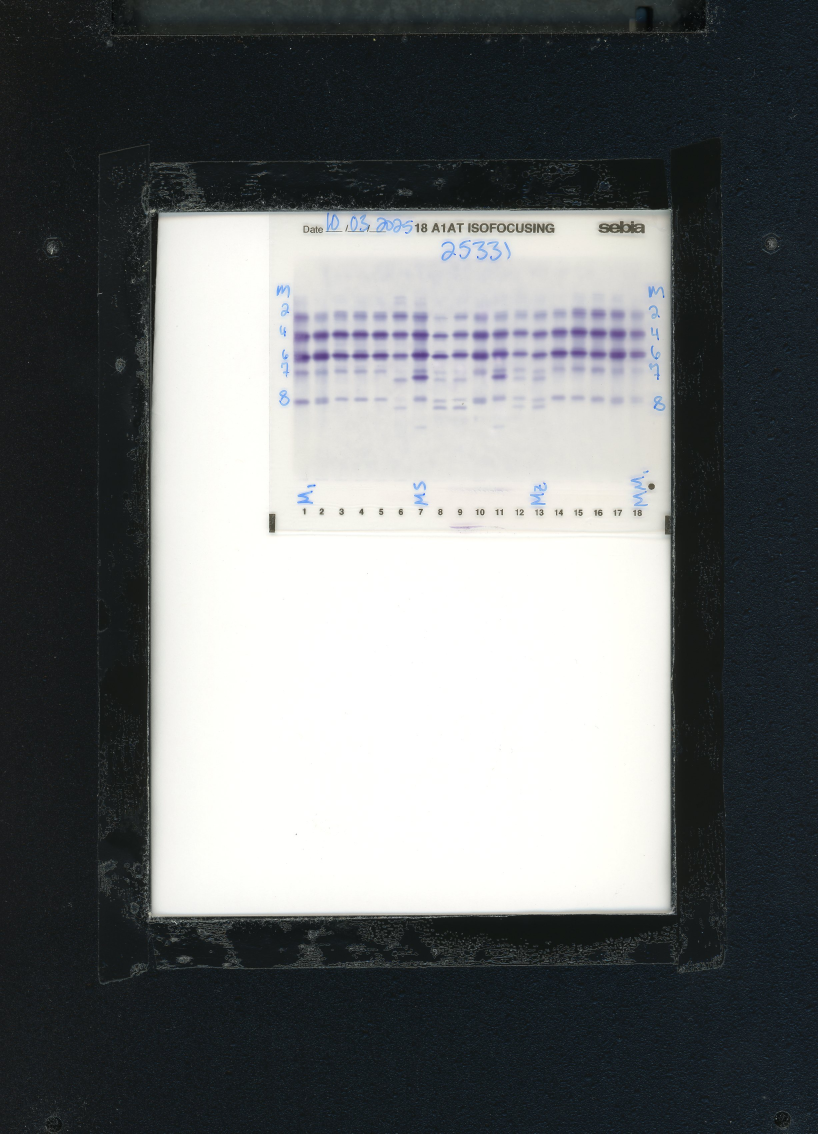
#> input picture gel_scans/25331.jpg, 2454 x 3401 px, found by its file name (shown at 1/3 size)
$ python PreProcess_Gels.py
#> lines starting #> are read from the running program, lines starting #| are printed output that depends on the picture; after the words box and inside, x2 and y2 are one past the last pixel; in counts of white or black regions, pixels touching at a corner belong together
### function_file.py
# function_file.py

import os
import pandas as pd
import numpy as np
import cv2
from scipy import ndimage
from scipy.signal import find_peaks
import matplotlib.pyplot as plt

# ------------------------------------------------------------
# 1. PREPROCESS GEL IMAGE
# ------------------------------------------------------------
# [160 lines left out: functions preprocess_gel, remove_small_components, detect_lanes, detect_lanes_peaks, detect_lanes_adaptive, extract_lane_traces, not called in this run]

### plot_GelVisualization_functions.py
# plot_GelVisualization_functions.py

import os
import math
import matplotlib.pyplot as plt

# [139 lines left out: functions plot_all_lanes, plot_lanes_grid, plot_single_lane, lane_overlay_side_by_side, visualize_lane_detection, not called in this run]

### PreProcess_Gels.py
# ---------------------
# ---- Check if imports are installed -> if Not install them ------
# ---------------------
import importlib
import subprocess
import sys


def install_if_missing(package):
    """Check if a package is installed, and install it if not."""
    try:
        importlib.import_module(package)
    except ImportError:
        print(f"📦 Installing missing package: {package}")
        subprocess.check_call([sys.executable, "-m", "pip", "install", package])

for pkg in ["matplotlib", "numpy", "pandas",
    "opencv-python", "Pillow", "PYMIC", "torch",
    "scikit-image", "scikit-learn",
    "tensorboard", "torchvision"]:

    install_if_missing(pkg)

# ---------------------
# ---- Import required packages ------
# ---------------------

import os
import pandas as pd
import numpy as np
import cv2
import math
import importlib # used to reload my other files of function
import matplotlib.pyplot as plt
import matplotlib.patches as patches

# ---------------------
# ---- Define Project Directories ------
# ---------------------

# projectdirect = "C:/Users/M297055/OneDrive - Mayo Clinic/Documents/Research/"
projectdirect = "/Users/cvieni/Documents/Pathology/alpha1Gels_VB"
working_direct = projectdirect
# working_direct = os.path.join(projectdirect, "Wilrich_alpha1_Isofocus_machinelearning/")
# C:/Users/M297055/OneDrive - Mayo Clinic/Documents/Research/Wilrich_alpha1_Isofocus_machinelearning/gel_scans

img_direct = os.path.join(working_direct, "gel_scans/")
output_direct = os.path.join(working_direct, "output_pngs/")


test_image = "25331.jpg"  # Change this to your PDF file
test_img_path = os.path.join(img_direct, test_image)

test_image = cv2.imread(test_img_path, cv2.IMREAD_GRAYSCALE)
#> test_image: shape (3401, 2454); min 0, max 255, mean 110.7

y_start, y_end = 800, 1400
x_start, x_end = 850, 1960
gel_crop = test_image[y_start:y_end, x_start:x_end]

# ------------------------------------------------------
#  Uncomment to see the Loaded & Cropped Images ----------
# ------------------------------------------------------
# # Check if image is properly loaded -----
# if test_image is None:
#     raise FileNotFoundError(f"Could not load: {test_img_path}")

# # Show the full image
# plt.imshow(test_image, cmap="gray")
# plt.title("Loaded Test Image")
# plt.axis("off")
# plt.show()
# # --------------------

# # Crop the image to improve alignment for lane calling: ----------
# plt.figure(figsize=(8, 10))
# plt.imshow(gel_crop, cmap="gray", aspect='auto')
# plt.title("Cropped Gel Region")
# plt.axis("off")
# plt.show()
# ------------------------------------------------------
# ------------------------------------------------------
# ------------------------------------------------------


# ============================================================
# ============================================================
# MAIN: LOAD IMAGE → PROCESS → DETECT LANES → PLOT TRACE
# ============================================================
# ============================================================


# ---------------------
# ---- Load function File ------
# ---------------------
import function_file
importlib.reload(function_file)

import plot_GelVisualization_functions as viz
importlib.reload(viz)


# ---------------------
# ---- Run preprocessing ----
# ---------------------
proc, bg = function_file.preprocess_gel(gel_crop)
proc_clean = function_file.remove_small_components(proc)
#> in remove_small_components, `bin_img = img > 0`:
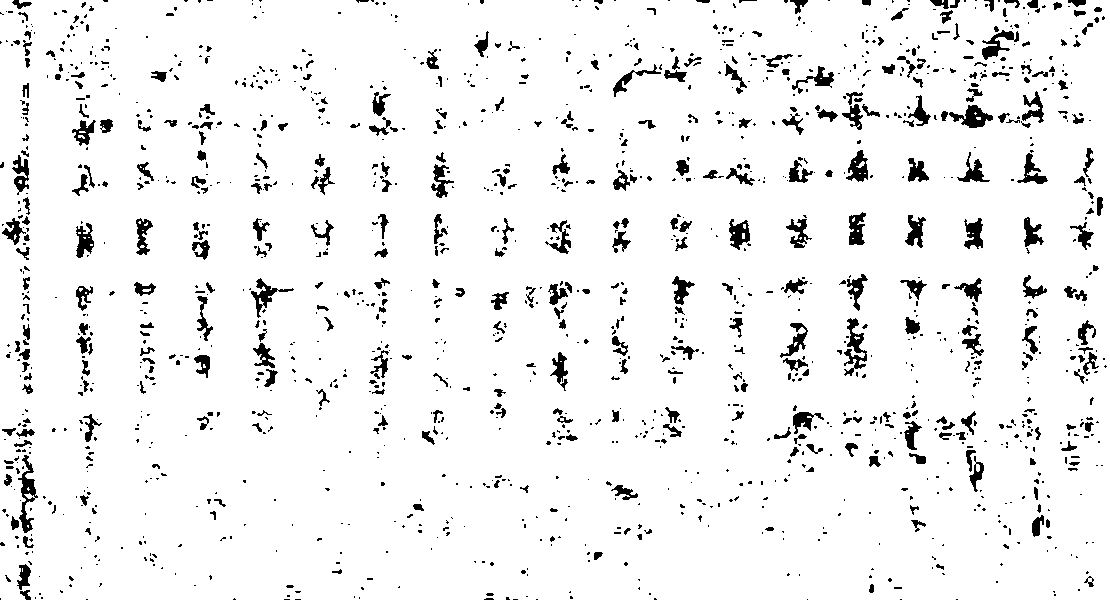
#> bin_img: shape (600, 1110) bool; 93.8% white; 1513 black regions (1103 under 20 px), largest, box (x1, y1, x2, y2) and area: (18, 455, 38, 533) 566, (844, 318, 867, 376) 552, (949, 105, 993, 128) 494
#> in remove_small_components, `labeled, num = ndimage.label(bin_img, structure)`:
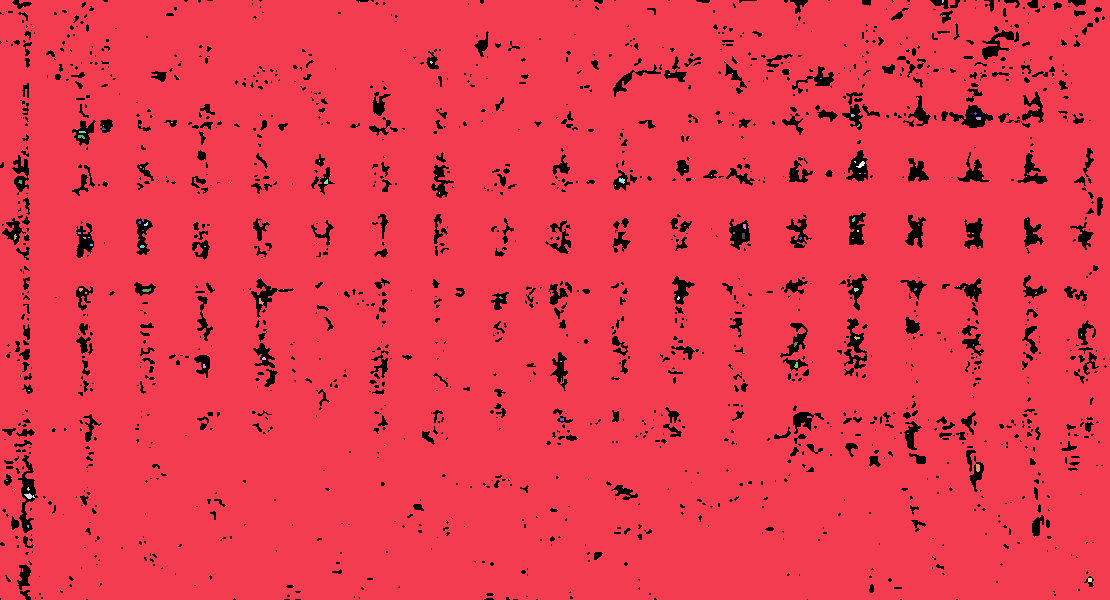
#> labeled: shape (600, 1110) int32; 87 distinct labels, from 0 to 86; one colour per label, 0 black
#> in remove_small_components, `labeled, num = ndimage.label(bin_img, structure)`: num = 86
#> after the loop in remove_small_components, `for i in range(1, num + 1):`: cleaned: shape (600, 1110) bool; 93.8% white; 1513 black regions (1103 under 20 px), largest, box (x1, y1, x2, y2) and area: (18, 455, 38, 533) 578, (844, 318, 867, 376) 552, (949, 105, 993, 128) 499
proc = cv2.equalizeHist(proc)  # after preprocessing
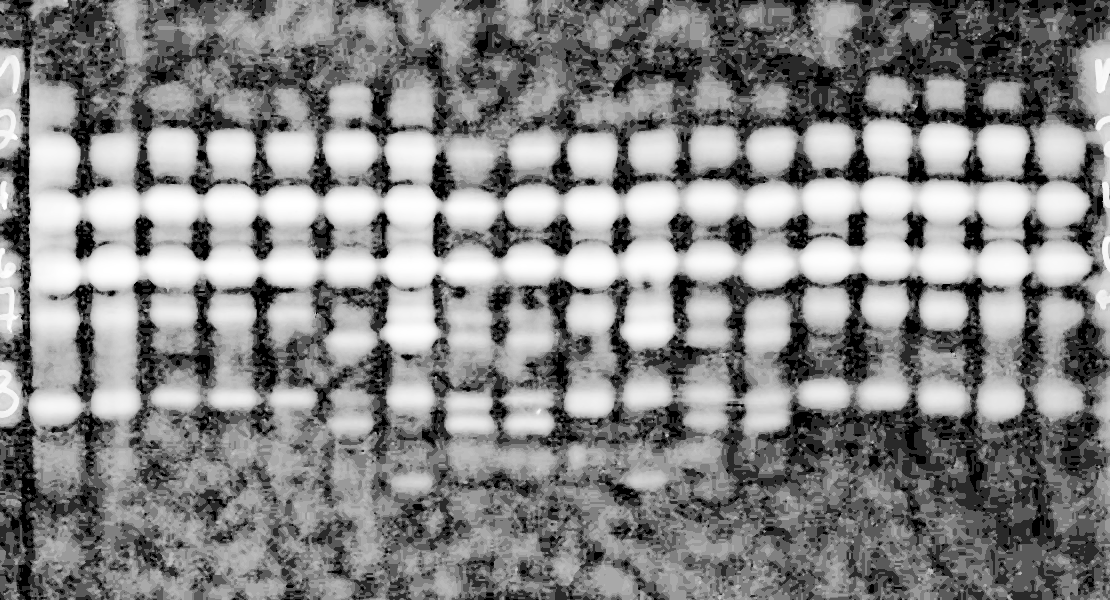
#> proc: shape (600, 1110); min 0, max 255, mean 131.8

# ---------------------
# ---- Run preprocessing ----
# ---------------------
proc, bg = function_file.preprocess_gel(gel_crop)
proc_clean = function_file.remove_small_components(proc)
proc = cv2.equalizeHist(proc)  # optional histogram equalization

# ---------------------
# ---- Detect lanes ----
# ---------------------
#  Threshold method
lanes_thresh, col_profile_thresh = function_file.detect_lanes(proc_clean)
#> in detect_lanes, `col_profile = processed_img.mean(axis=0)`: col_profile = 1110 values, max 22.64 at index 418, min 0.617 at index 27, mean 10.62
#> in detect_lanes, `col_norm = col_profile / col_profile.max()`: col_norm = 1110 values, max 1 at index 418, min 0.0272 at index 27, mean 0.469
#> the loop in detect_lanes, `for i, val in enumerate(lane_mask):` made 1110 passes
#> after the loop in detect_lanes, `for i, val in enumerate(lane_mask):`: lanes = [(30, 79), (90, 138), (148, 197), (208, 256), (267, 316), (327, 375), (387, 436), (447, 494), (507, 555), (567, 616), (626, 675), (689, 732), (747, 791), (805, 851), (864, 909), (921, 968), (981, 1025), (1041, 1081)]; start = 1096
#> lanes_thresh has the same summary as lanes in detect_lanes; col_profile_thresh has the same summary as col_profile in detect_lanes
traces_thresh = function_file.extract_lane_traces(proc_clean, lanes_thresh)
#> the loop in extract_lane_traces, `for (x1, x2) in lanes:` made 18 passes
#> after the loop in extract_lane_traces, `for (x1, x2) in lanes:`: traces = 18 items
#> traces_thresh = 18 items

# Peak method
lanes_peak, col_profile_peak = function_file.detect_lanes_peaks(proc_clean)
#> in detect_lanes_peaks, `min_height = min_height_ratio * col_profile.max()`: min_height = 4.53
#> in detect_lanes_peaks, `peaks, _ = find_peaks(col_profile, height=min_height, distance=distance)`: peaks = 20 values from 4 to 1107
#> the loop in detect_lanes_peaks, `for peak in peaks:` made 20 passes
#> after the loop in detect_lanes_peaks, `for peak in peaks:`: lanes = [(0, 14), (50, 70), (112, 132), (172, 192), (216, 236), (274, 294), (333, 353), (408, 428), (452, 472), (528, 548), (589, 609), (648, 668), (695, 715), (758, 778), (823, 843), (873, 893), (930, 950), (998, 1018), (1045, 1065), (1097, 1110)]
#> lanes_peak has the same summary as lanes in detect_lanes_peaks; col_profile_peak has the same summary as col_profile in detect_lanes
traces_peak = function_file.extract_lane_traces(proc_clean, lanes_peak)
#> the loop in extract_lane_traces (call 2), `for (x1, x2) in lanes:` made 20 passes
#> traces_peak = 20 items

# Adaptive threshold method
lanes_adapt, col_profile_adapt = function_file.detect_lanes_adaptive(proc_clean)
#> in detect_lanes_adaptive, `adaptive = cv2.adaptiveThreshold( proc_8bit, 255, cv2.ADAPTIVE_THRESH_..`:
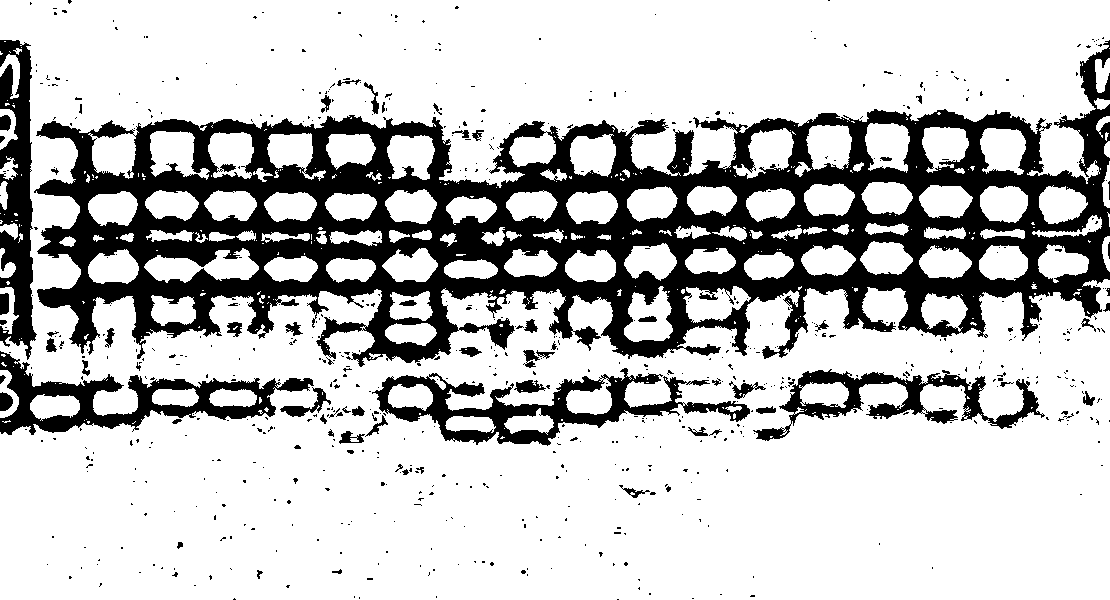
#> adaptive: shape (600, 1110); 76.3% white; 698 black regions (626 under 20 px), largest, box (x1, y1, x2, y2) and area: (34, 40, 1110, 367) 121668, (372, 368, 750, 446) 8530, (0, 351, 314, 435) 7924
#> in detect_lanes_adaptive, `col_sum = adaptive.sum(axis=0)`: col_sum = 1110 values, max 145860 at index 36, min 58905 at index 26, mean 116686.9
#> the loop in detect_lanes_adaptive, `for i, val in enumerate(lane_mask):` made 1110 passes
#> after the loop in detect_lanes_adaptive, `for i, val in enumerate(lane_mask):`: lanes = []; start = 0
#> lanes_adapt = [(0, 1110)]; col_profile_adapt has the same summary as col_sum in detect_lanes_adaptive
traces_adapt = function_file.extract_lane_traces(proc_clean, lanes_adapt)
#> traces_adapt = 1 item

print("Threshold lanes:", lanes_thresh)
#> (printed output is left out)
print("Peak lanes:", lanes_peak)
#> (printed output is left out)
print("Adaptive lanes:", lanes_adapt)
#| Adaptive lanes: [(0, 1110)]

# ---------------------
# ---- VISUALIZE: Threshold method ----
# ---------------------
viz.plot_all_lanes(traces_thresh, output_direct, prefix="thresh_")
#> the loop in plot_all_lanes, `for i, trace in enumerate(traces):` made 18 passes
viz.plot_lanes_grid(traces_thresh, output_direct, rows=2, prefix="thresh_")
#> in plot_lanes_grid, `num_lanes = len(traces)`: num_lanes = 18
#> in plot_lanes_grid, `cols = math.ceil(num_lanes / rows)`: cols = 9
#> the loop in plot_lanes_grid, `for i, trace in enumerate(traces):` made 18 passes
viz.plot_single_lane(traces_thresh, lane_index=1, output_direct=output_direct, prefix="thresh_")
#> in plot_single_lane, `lane_trace = traces[lane_index]`: lane_trace = 600 values, max 104.4 at index 270, min 1.19 at index 121, mean 14.86
viz.lane_overlay_side_by_side(
    gel_img=gel_crop,
    traces=traces_thresh,
    lanes=lanes_thresh,
    lane_index=1,
    output_direct=output_direct,
    prefix="thresh_"
)
#> in lane_overlay_side_by_side, `lane_pos = lanes[lane_index]`: lane_pos = (90, 138)
#> in lane_overlay_side_by_side, `trace_scaled = (lane_trace - lane_trace.min()) / (lane_trace.max() - l..`: trace_scaled = 600 values, max 1 at index 270, min 0 at index 121, mean 0.132
#> in lane_overlay_side_by_side, `trace_scaled = trace_scaled * gel_img.shape[1]`: trace_scaled = 600 values, max 1110 at index 270, min 0 at index 121, mean 147.1
#> in lane_overlay_side_by_side, `x_start, x_end = lane_pos`: x_start = 90; x_end = 138
viz.visualize_lane_detection(
    gel_img=gel_crop,
    lanes=lanes_thresh,
    output_direct=output_direct,
    prefix="thresh_"
)
#> the loop in visualize_lane_detection, `for (x1, x2) in lanes:` made 18 passes

# ---------------------
# ---- VISUALIZE: Peak method ----
# ---------------------
viz.plot_all_lanes(traces_peak, output_direct, prefix="peak_")
#> the loop in plot_all_lanes (call 2), `for i, trace in enumerate(traces):` made 20 passes
viz.plot_lanes_grid(traces_peak, output_direct, rows=2, prefix="peak_")
#> the loop in plot_lanes_grid (call 2), `for i, trace in enumerate(traces):` made 20 passes
viz.plot_single_lane(traces_peak, lane_index=1, output_direct=output_direct, prefix="peak_")
#> call 2 of plot_single_lane, with lane_index = 1, prefix = 'peak_'
#> in plot_single_lane (call 2), `lane_trace = traces[lane_index]`: lane_trace = 600 values, max 102.7 at index 272, min 0.65 at index 79, mean 18.52
#> in plot_single_lane (call 2), `plt.savefig(save_path, dpi=300, bbox_inches="tight")`:
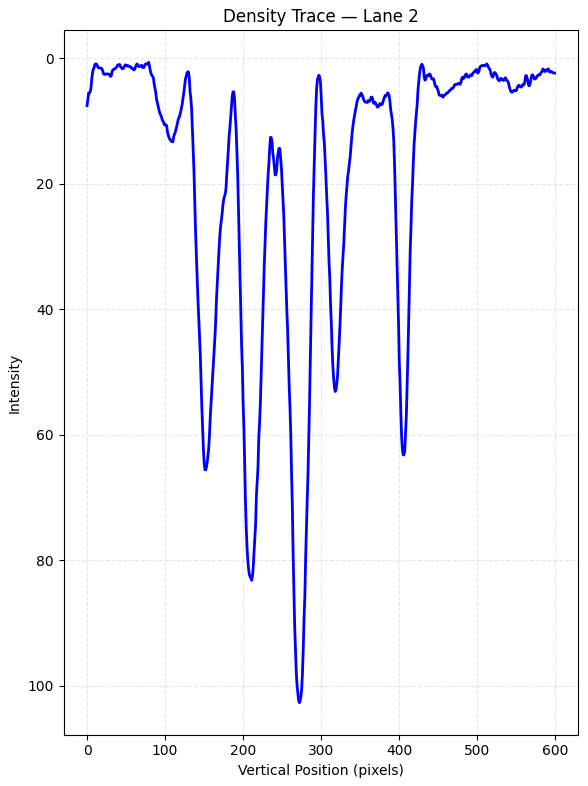
#> figure drawn by matplotlib, 1 panel; curve peaks at x = 272, y = 102.7
viz.lane_overlay_side_by_side(
    gel_img=gel_crop,
    traces=traces_peak,
    lanes=lanes_peak,
    lane_index=1,
    output_direct=output_direct,
    prefix="peak_"
)
#> call 2 of lane_overlay_side_by_side, with lane_index = 1, prefix = 'peak_', line_color = 'red', alpha = 0.7
#> in lane_overlay_side_by_side (call 2), `lane_pos = lanes[lane_index]`: lane_pos = (50, 70)
#> in lane_overlay_side_by_side (call 2), `trace_scaled = (lane_trace - lane_trace.min()) / (lane_trace.max() - l..`: trace_scaled = 600 values, max 1 at index 272, min 0 at index 79, mean 0.175
#> in lane_overlay_side_by_side (call 2), `trace_scaled = trace_scaled * gel_img.shape[1]`: trace_scaled = 600 values, max 1110 at index 272, min 0 at index 79, mean 194.3
#> in lane_overlay_side_by_side (call 2), `x_start, x_end = lane_pos`: x_start = 50; x_end = 70
#> in lane_overlay_side_by_side (call 2), `plt.savefig(save_path, dpi=300, bbox_inches="tight")`:
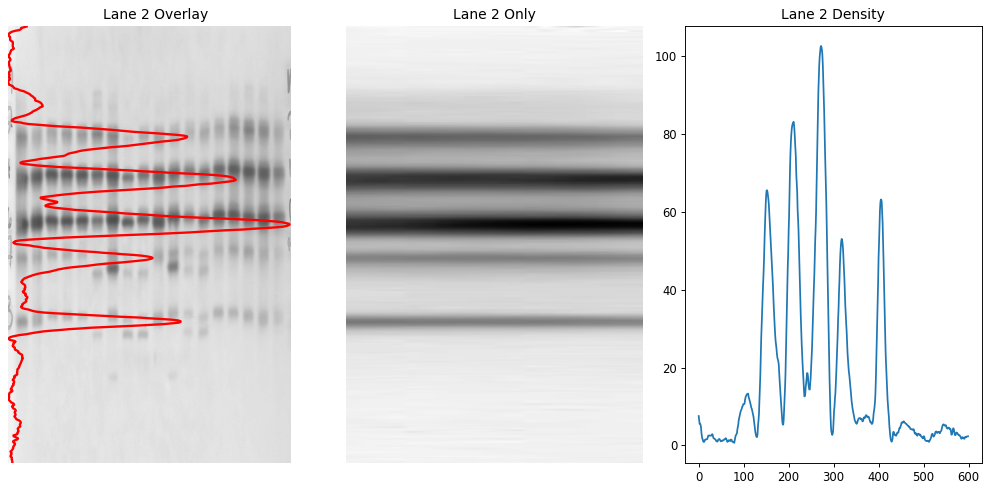
#> figure drawn by matplotlib, 3 panels; panel 3: curve peaks at x = 272, y = 102.7
viz.visualize_lane_detection(
    gel_img=gel_crop,
    lanes=lanes_peak,
    output_direct=output_direct,
    prefix="peak_"
)
#> the loop in visualize_lane_detection (call 2), `for (x1, x2) in lanes:` made 20 passes

# ---------------------
# ---- VISUALIZE: Adaptive threshold method ----
# ---------------------
viz.plot_all_lanes(traces_adapt, output_direct, prefix="adapt_")
viz.plot_lanes_grid(traces_adapt, output_direct, rows=2, prefix="adapt_")
#> call 3 of plot_lanes_grid, with rows = 2, prefix = 'adapt_'
#> in plot_lanes_grid (call 3), `num_lanes = len(traces)`: num_lanes = 1
#> the loop in plot_lanes_grid (call 3), `for i, trace in enumerate(traces):` made 1 pass
#> the loop in plot_lanes_grid (call 3), `for j in range(num_lanes, len(axes)):` made 1 pass
#> in plot_lanes_grid (call 3), `fig.savefig(save_path, dpi=300, bbox_inches="tight")`:
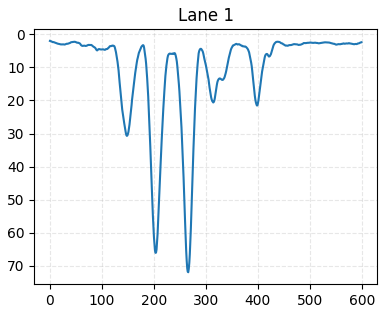
#> figure drawn by matplotlib, 1 panel; curve peaks at x = 266, y = 71.93
viz.plot_single_lane(traces_adapt, lane_index=1, output_direct=output_direct, prefix="adapt_")
#> (the run stopped early here; a loop or call above may not have finished)
